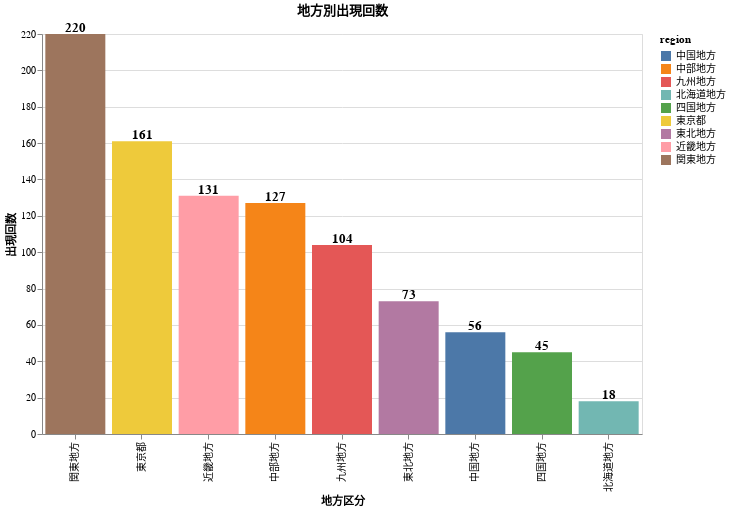

Notebook source saved alongside this figure:
### Code cell
# 棒グラフ
bars = alt.Chart(region_df).mark_bar().encode(
    x=alt.X('region:N', sort='-y', title='地方区分'),
    y=alt.Y('count:Q', title='出現回数'),
    color='region:N'
).properties(
    width=600,
    height=400,
    title='地方別出現回数'
)

# ラベル（件数表示）
labels = alt.Chart(region_df).mark_text(
    dy=-6,
    fontSize=13,
    fontWeight='bold'
).encode(
    x=alt.X('region:N', sort='-y'),
    y='count:Q',
    text='count:Q'
)

# 合体して表示
chart = (bars + labels).properties(
    title="地方別出現回数",
    width=600,
    height=400
)

chart

### Figure 1 — Vega-Lite specification as saved in the notebook (floating-point values rounded to 4 significant figures)
{"config": {"view": {"continuousWidth": 300, "continuousHeight": 300}}, "layer": [{"mark": {"type": "bar"}, "encoding": {"color": {"field": "region", "type": "nominal"}, "x": {"field": "region", "sort": "-y", "title": "地方区分", "type": "nominal"}, "y": {"field": "count", "title": "出現回数", "type": "quantitative"}}, "title": "地方別出現回数"}, {"mark": {"type": "text", "dy": -6, "fontSize": 13, "fontWeight": "bold"}, "encoding": {"text": {"field": "count", "type": "quantitative"}, "x": {"field": "region", "sort": "-y", "type": "nominal"}, "y": {"field": "count", "type": "quantitative"}}}], "data": {"name": "data-170952113a1e71266cf3b817c0e2a26c"}, "height": 400, "title": "地方別出現回数", "width": 600, "$schema": "https://vega.github.io/schema/vega-lite/v5.20.1.json", "datasets": {"data-170952113a1e71266cf3b817c0e2a26c": [{"region": "東京都", "count": 161}, {"region": "関東地方", "count": 220}, {"region": "近畿地方", "count": 131}, {"region": "中部地方", "count": 127}, {"region": "北海道地方", "count": 18}, {"region": "九州地方", "count": 104}, {"region": "東北地方", "count": 73}, {"region": "中国地方", "count": 56}, {"region": "四国地方", "count": 45}]}}
